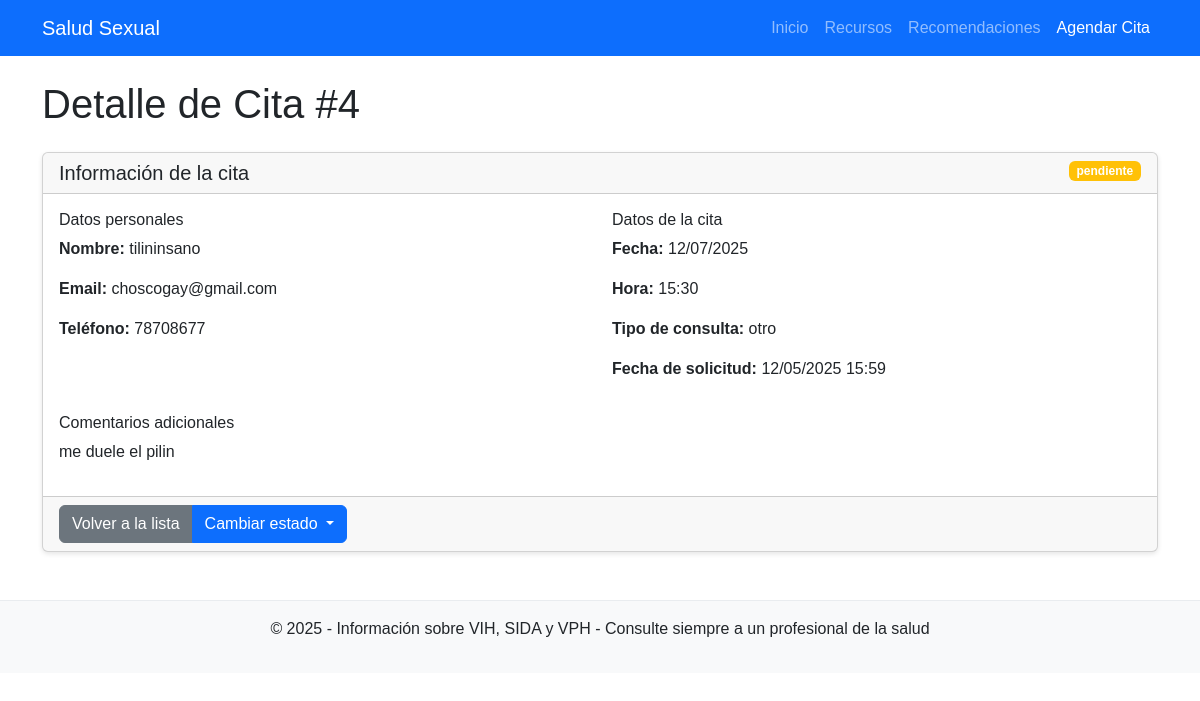
The app's page /citas/4 with its own data.
### app/models/cita.py (models this page shows, shortened)
class Cita(db.Model):
    __tablename__ = 'citas'
    id = db.Column(db.Integer, primary_key=True)
    nombre = db.Column(db.String(100), nullable=False)
    email = db.Column(db.String(100), nullable=False)
    telefono = db.Column(db.String(20), nullable=False)
    fecha = db.Column(db.Date, nullable=False)
    hora = db.Column(db.Time, nullable=False)
    tipo_consulta = db.Column(db.String(50), nullable=False)
    comentarios = db.Column(db.Text, nullable=True)
    fecha_solicitud = db.Column(db.DateTime, default=datetime.utcnow)
    estado = db.Column(db.String(20), default='pendiente')  # pendiente, confirmada, cancelada, completada

### app/routes/citas.py (the view)
@citas_bp.route('/<int:id>')
def detalle(id):
    cita = Cita.query.get_or_404(id)
    return render_template('citas/detalle.html', titulo='Detalle de Cita', cita=cita)

### app/templates/citas/detalle.html (shortened to what this page needs)
{% extends 'base.html' %}
{% block content %}
<h1>Detalle de Cita #{{ cita.id }}</h1>
<div class="card mt-4">
    <div class="card-header">
        <span class="badge {% if cita.estado == 'pendiente' %}bg-warning{% elif cita.estado == 'confirmada' %}bg-success{% elif cita.estado == 'cancelada' %}bg-danger{% else %}bg-secondary{% endif %} float-end">
            {{ cita.estado }}
        </span>
        <h2 class="h5 mb-0">Información de la cita</h2>
    </div>
    <div class="card-body">
        <div class="row">
            <div class="col-md-6">
                <h3 class="h6">Datos personales</h3>
                <p><strong>Nombre:</strong> {{ cita.nombre }}</p>
                <p><strong>Email:</strong> {{ cita.email }}</p>
                <p><strong>Teléfono:</strong> {{ cita.telefono }}</p>
            </div>
            <div class="col-md-6">
                <h3 class="h6">Datos de la cita</h3>
                <p><strong>Fecha:</strong> {{ cita.fecha.strftime('%d/%m/%Y') }}</p>
                <p><strong>Hora:</strong> {{ cita.hora.strftime('%H:%M') }}</p>
                <p><strong>Tipo de consulta:</strong> {{ cita.tipo_consulta }}</p>
                <p><strong>Fecha de solicitud:</strong> {{ cita.fecha_solicitud.strftime('%d/%m/%Y %H:%M') }}</p>
            </div>
        </div>
        {% if cita.comentarios %}
            <div class="mt-3">
                <h3 class="h6">Comentarios adicionales</h3>
                <p>{{ cita.comentarios }}</p>
            </div>
        {% endif %}
    </div>
    <div class="card-footer">
        <div class="btn-group">
            <a href="{{ url_for('citas.lista') }}" class="btn btn-secondary">Volver a la lista</a>
            <div class="btn-group">
                <button type="button" class="btn btn-primary dropdown-toggle" data-bs-toggle="dropdown">
                    Cambiar estado
                </button>
            </div>
        </div>
    </div>
</div>
{% endblock %}

### app/static/css/main.css (style rules this page uses)
body { font-family: 'Arial', sans-serif; padding-bottom: 20px; }
.card { box-shadow: 0 2px 5px rgba(0,0,0,0.1); transition: all 0.3s ease; }

### records on screen
Cita: id "4", estado "pendiente", nombre "tilininsano", email "choscogay@gmail.com", telefono "78708677", fecha "12/07/2025", hora "15:30", tipo_consulta "otro", fecha_solicitud "12/05/2025 15:59", comentarios "me duele el pilin"
